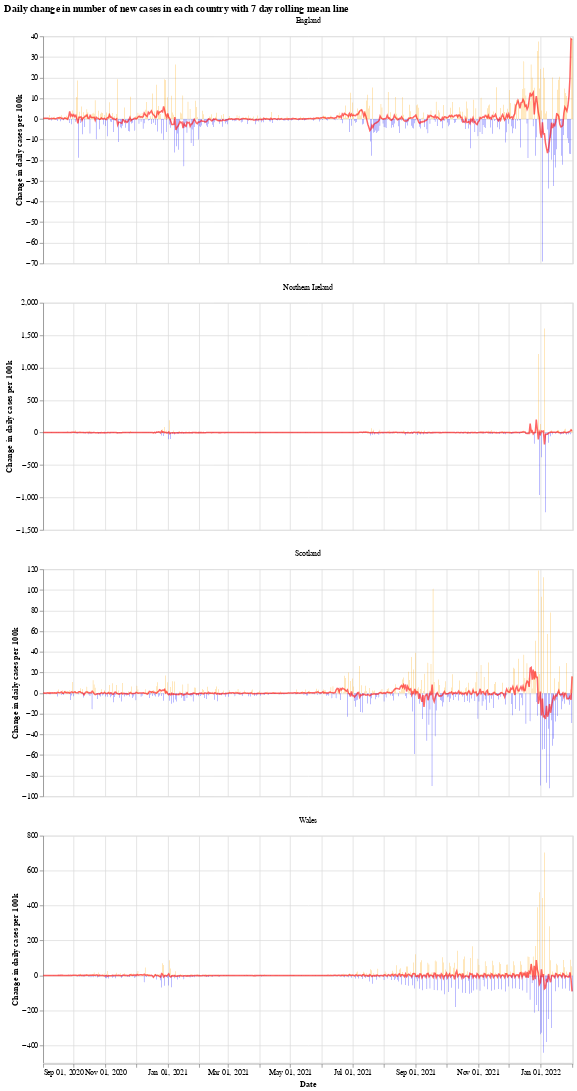

Notebook cell for this chart:
### Markdown cell above
We will use the Python library `Altair` for visualising the data, see the [altair docs](https://altair-viz.github.io/) for more information.

First we have a graph which shows the daily change in the number of new cases for each country. This number jumps up and down all over the place, which is likely due to delay in reporting of new cases over the weekend. Another interesting thing is that it looks like the daily cases in Wales experienced a much shorter period of calm over the summer (calm in the sense of daily cases not jumping up and down).

The orange bars are days when the number of new cases (per 100k population) was more than the previous day, while the blue are days when the number of new cases dropped. The red line is the 7 day moving average. 

When the moving average line is below 0, it means that there is a consistent drop in new cases. We can see this clearly happening around the times that lockdowns were introduced (though, to varying degrees). I will update the graphs soon with a marker of when each lockdown started.

### Code cell
# collapse
import altair as alt

bars = alt.Chart(uk_cases).mark_bar().encode(
    x=alt.X("yearmonthdate(date):T", axis=alt.Axis(title='Date')),
    y=alt.Y("casesChangeRate:Q", axis=alt.Axis(title='Change in daily cases per 100k')),
    tooltip='casesChange',
    color=alt.condition(
        alt.datum.casesChangeRate > 0,
        alt.value("orange"),  # The positive color
        alt.value("blue")  # The negative color
    )
).properties(title='Daily change in number of new cases with 7 day rolling mean',width=700).interactive()

line = alt.Chart(uk_cases).mark_line(
    color='red',
    size=2,
    opacity=0.6
).transform_window(
    rolling_mean='mean(casesChangeRate)',
    frame=[0, 7],
    groupby=['areaName']
).encode(
    x='yearmonthdate(date):T',
    y='rolling_mean:Q'
)

alt.layer(bars, line, data=uk_cases).facet(alt.Column(
    'areaName', title=''), columns=1).resolve_scale(y='independent').properties(title='Daily change in number of new cases in each country with 7 day rolling mean line')

### Figure 1 — Vega-Lite specification as saved in the notebook (floating-point values rounded to 4 significant figures; data arrays with more than 128 entries replaced by an {"elided": "..."} marker saying what was removed)
{"config": {"view": {"continuousWidth": 400, "continuousHeight": 300}}, "data": {"name": "data-20de5bbca9cf161d3a1236677a07a79a"}, "facet": {"type": "nominal", "field": "areaName", "title": ""}, "spec": {"layer": [{"mark": "bar", "encoding": {"color": {"condition": {"value": "orange", "test": "(datum.casesChangeRate > 0)"}, "value": "blue"}, "tooltip": {"type": "quantitative", "field": "casesChange"}, "x": {"type": "temporal", "axis": {"title": "Date"}, "field": "date", "timeUnit": "yearmonthdate"}, "y": {"type": "quantitative", "axis": {"title": "Change in daily cases per 100k"}, "field": "casesChangeRate"}}, "selection": {"selector001": {"type": "interval", "bind": "scales", "encodings": ["x", "y"]}}, "title": "Daily change in number of new cases with 7 day rolling mean", "width": 700}, {"mark": {"type": "line", "color": "red", "opacity": 0.6, "size": 2}, "encoding": {"x": {"type": "temporal", "field": "date", "timeUnit": "yearmonthdate"}, "y": {"type": "quantitative", "field": "rolling_mean"}}, "transform": [{"window": [{"op": "mean", "field": "casesChangeRate", "as": "rolling_mean"}], "frame": [0, 7], "groupby": ["areaName"]}]}]}, "columns": 1, "resolve": {"scale": {"y": "independent"}}, "title": "Daily change in number of new cases in each country with 7 day rolling mean line", "$schema": "https://vega.github.io/schema/vega-lite/v4.8.1.json", "datasets": {"data-20de5bbca9cf161d3a1236677a07a79a": {"elided": "2076 records"}}}
